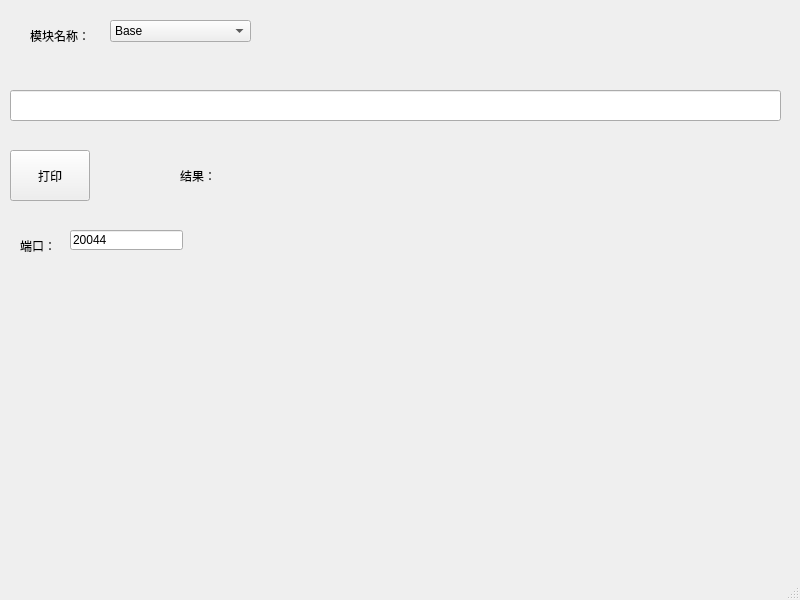
<?xml version="1.0" encoding="UTF-8"?>
<ui version="4.0">
 <class>MainWindow</class>
 <widget class="QMainWindow" name="MainWindow">
  <property name="geometry">
   <rect>
    <x>0</x>
    <y>0</y>
    <width>800</width>
    <height>600</height>
   </rect>
  </property>
  <property name="windowTitle">
   <string>V1.113-busbar</string>
  </property>
  <widget class="QWidget" name="centralwidget">
   <widget class="QLineEdit" name="labelEdit">
    <property name="geometry">
     <rect>
      <x>10</x>
      <y>90</y>
      <width>771</width>
      <height>31</height>
     </rect>
    </property>
    <property name="font">
     <font>
      <family>Times New Roman</family>
      <pointsize>9</pointsize>
      <weight>75</weight>
      <bold>true</bold>
     </font>
    </property>
   </widget>
   <widget class="QPushButton" name="printBtn">
    <property name="geometry">
     <rect>
      <x>10</x>
      <y>150</y>
      <width>80</width>
      <height>51</height>
     </rect>
    </property>
    <property name="text">
     <string>打印</string>
    </property>
   </widget>
   <widget class="QLineEdit" name="portEdit">
    <property name="geometry">
     <rect>
      <x>70</x>
      <y>230</y>
      <width>113</width>
      <height>20</height>
     </rect>
    </property>
    <property name="text">
     <string>20044</string>
    </property>
   </widget>
   <widget class="QLabel" name="label">
    <property name="geometry">
     <rect>
      <x>20</x>
      <y>240</y>
      <width>54</width>
      <height>12</height>
     </rect>
    </property>
    <property name="text">
     <string>端口：</string>
    </property>
   </widget>
   <widget class="QLabel" name="label_2">
    <property name="geometry">
     <rect>
      <x>180</x>
      <y>150</y>
      <width>61</width>
      <height>51</height>
     </rect>
    </property>
    <property name="text">
     <string>结果：</string>
    </property>
   </widget>
   <widget class="QLabel" name="anslabel">
    <property name="geometry">
     <rect>
      <x>230</x>
      <y>150</y>
      <width>381</width>
      <height>51</height>
     </rect>
    </property>
    <property name="text">
     <string/>
    </property>
   </widget>
   <widget class="QLabel" name="label_3">
    <property name="geometry">
     <rect>
      <x>30</x>
      <y>20</y>
      <width>91</width>
      <height>31</height>
     </rect>
    </property>
    <property name="text">
     <string>模块名称：</string>
    </property>
   </widget>
   <widget class="QComboBox" name="typeComboBox">
    <property name="geometry">
     <rect>
      <x>110</x>
      <y>20</y>
      <width>141</width>
      <height>22</height>
     </rect>
    </property>
    <item>
     <property name="text">
      <string>Base</string>
     </property>
    </item>
    <item>
     <property name="text">
      <string>Socket</string>
     </property>
    </item>
    <item>
     <property name="text">
      <string>Node</string>
     </property>
    </item>
   </widget>
  </widget>
  <widget class="QMenuBar" name="menubar">
   <property name="geometry">
    <rect>
     <x>0</x>
     <y>0</y>
     <width>800</width>
     <height>23</height>
    </rect>
   </property>
  </widget>
  <widget class="QStatusBar" name="statusbar"/>
 </widget>
 <resources/>
 <connections/>
</ui>
